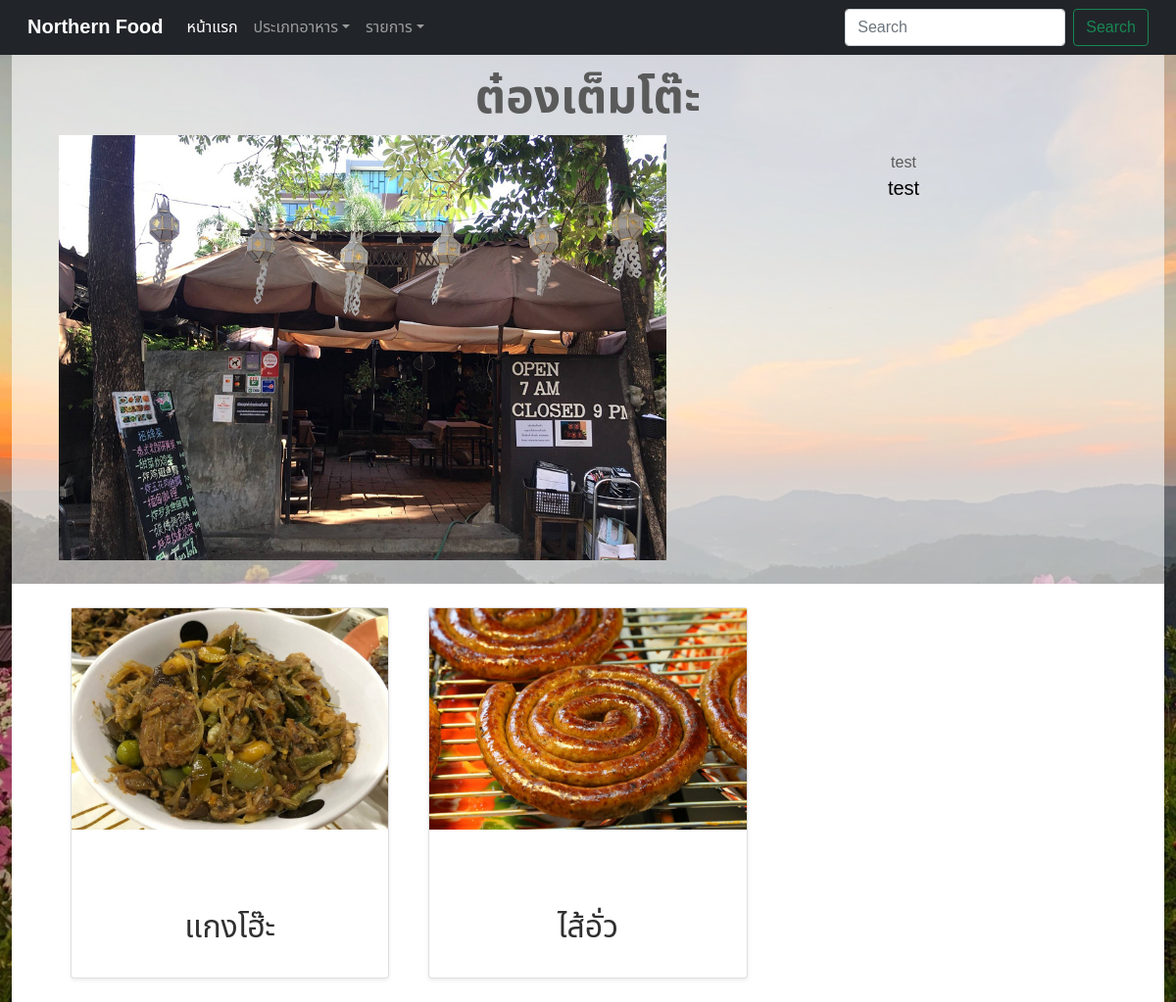
The app's page /res_detail.php?res_id=3 with its own data.
### tables this page shows
CREATE TABLE `nf_res` (
  `res_id` int(11) NOT NULL,
  `res_name` varchar(100) NOT NULL,
  `res_img` text NOT NULL,
  `res_map` text NOT NULL,
  `res_bg` text NOT NULL,
  `res_desc` text NOT NULL
);

CREATE TABLE `nf_food_res` (
  `food_res_id` int(11) NOT NULL,
  `food_id` int(11) NOT NULL,
  `res_id` int(11) NOT NULL
);

CREATE TABLE `nf_food` (
  `food_id` int(11) NOT NULL,
  `food_name` varchar(100) NOT NULL,
  `food_desc` text NOT NULL,
  `food_img` text NOT NULL,
  `food_ingredients` text NOT NULL,
  `food_spices` text NOT NULL,
  `food_bg` text NOT NULL,
  `type_id` int(11) NOT NULL
);

### res_detail.php (the view, shortened to what this page needs)
<?php
require_once 'template_user/head_template.php';
require_once 'template_user/navbar_template.php';
include_once('./admin_page/model/connection.php');
if (isset($_REQUEST['res_id'])) {
    try {
        $id = $_REQUEST['res_id'];
        $select_stmt = $db->prepare("SELECT DISTINCT * FROM nf_food_res
                                     JOIN nf_food ON nf_food_res.food_id = nf_food.food_id
                                     JOIN nf_res ON nf_food_res.res_id = nf_res.res_id
                                     WHERE nf_food_res.res_id = :id");
        $select_stmt->bindParam(":id", $id);
        $select_stmt->execute();
        $data = $select_stmt->fetch(PDO::FETCH_ASSOC);
    } catch (PDOException $e) {
        $e->getMessage();
    }
}
?>
<body style="background: url(upload/res/bg/<?php echo $data['res_bg']; ?>);
             height: 100vh;
             background-position: center;
             background-repeat: no-repeat;
             background-size: cover;
             background-attachment: fixed;">
    <div class="container-fluid">
        <div class="row">
            <div class="col-12">
                <div style="background-color: rgba(255, 255, 255, 0.6);" class="px-4 py-4 text-center">
                    <h1 class="display-5 fw-bold"><?php echo $data['res_name']; ?></h1>
                    <div class="container">
                        <div class="row">
                            <div class="col-lg-7 col-sm-12">
                                <img class="img-fluid" src="upload/res/img/<?php echo $data['res_img'] ?>" width="100%" height="440">
                            </div>
                            <div class="col-lg-5 col-sm-12 p-3">
                                <?php echo $data['res_map'] ?>
                                <p style="text-align: center; color: #000;" class="lead mb-4"><?php echo $data['res_desc'] ?></p>
                            </div>
                        </div>
                    </div>
                </div>
            </div>
            <div class="col-12">
                <div style="background-color: rgba(255, 255, 255, 1);" class="px-4 py-4 text-center">
                    <div class="container">
                        <div class="row row-cols-1 row-cols-sm-2 row-cols-md-2 row-cols-lg-3 g-3">
                            <?php
                                $select_stmt->execute();
                                while ($data = $select_stmt->fetch(PDO::FETCH_ASSOC)){
                            ?>
                                <a href="food_detail.php?food_id=<?php echo $data['food_id']; ?>" target="_blank" class="card-hover">
                                    <div class="col">
                                        <div class="card shadow-sm hover-zoom">
                                            <figure class="figure-list"><img class="img-fluid " src="upload/food/img/<?php echo $data['food_img'] ?>" width="100%"></figure>
                                            <div class="card-body">
                                                <p class="card-text">
                                                <h2 style="text-align: center;"><?php echo $data['food_name'] ?></h2>
                                                </p>
                                            </div>
                                        </div>
                                    </div>
                                </a>
                            <?php } ?>
                        </div>
                    </div>
                </div>
            </div>
        </div>
    </div>
    <?php
    require_once 'template_user/script_template.php';
    ?>

### css/style.css (style rules this page uses)
* { font-family: 'Noto Sans Thai', sans-serif; }
.card-hover { color: #303030; text-decoration: none; opacity: 1; transition: 0.5s; }
.figure-list { width: 100%; height: 275px; margin: 0; padding: 0; background: #fff; overflow: hidden; }
.hover-zoom figure img { -webkit-transform: scale(1); transform: scale(1); -webkit-transition: .3s ease-in-out; transition: .3s ease-in-out; }

### css/carousel.css (style rules this page uses)
body { padding-top: 3rem; padding-bottom: 3rem; color: #5a5a5a; }

### records on screen
nf_res: res_name "ต๋องเต็มโต๊ะ", res_img (picture), res_map "test", res_desc "test"
nf_food_res: food.food_img (picture), food.food_name "แกงโฮ๊ะ"
nf_food_res: food.food_img (picture), food.food_name "ไส้อั่ว"
